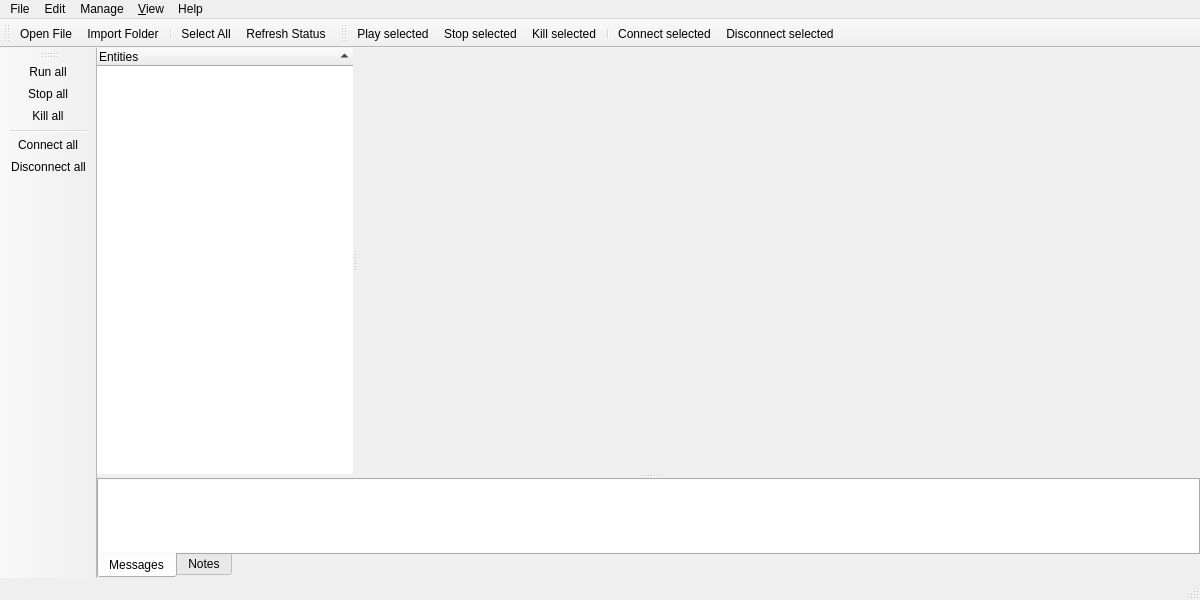
<?xml version="1.0" encoding="UTF-8"?>
<ui version="4.0">
 <class>MainWindow</class>
 <widget class="QMainWindow" name="MainWindow">
  <property name="geometry">
   <rect>
    <x>0</x>
    <y>0</y>
    <width>1200</width>
    <height>600</height>
   </rect>
  </property>
  <property name="windowTitle">
   <string>YARP module manager</string>
  </property>
  <property name="windowIcon">
   <iconset resource="../../yarplogger/res.qrc">
    <normaloff>:/logo.svg</normaloff>:/logo.svg</iconset>
  </property>
  <widget class="QWidget" name="centralWidget">
   <layout class="QGridLayout" name="gridLayout_4">
    <property name="leftMargin">
     <number>0</number>
    </property>
    <property name="topMargin">
     <number>0</number>
    </property>
    <property name="rightMargin">
     <number>0</number>
    </property>
    <property name="bottomMargin">
     <number>0</number>
    </property>
    <item row="0" column="0">
     <widget class="QSplitter" name="splitter">
      <property name="orientation">
       <enum>Qt::Vertical</enum>
      </property>
      <widget class="QWidget" name="mainPanel" native="true">
       <property name="sizePolicy">
        <sizepolicy hsizetype="Expanding" vsizetype="Expanding">
         <horstretch>0</horstretch>
         <verstretch>10</verstretch>
        </sizepolicy>
       </property>
       <layout class="QHBoxLayout" name="horizontalLayout">
        <property name="leftMargin">
         <number>0</number>
        </property>
        <property name="topMargin">
         <number>0</number>
        </property>
        <property name="rightMargin">
         <number>0</number>
        </property>
        <property name="bottomMargin">
         <number>0</number>
        </property>
        <item>
         <widget class="QSplitter" name="splitter_2">
          <property name="orientation">
           <enum>Qt::Horizontal</enum>
          </property>
          <widget class="EntitiesTreeWidget" name="entitiesTree">
           <property name="sizePolicy">
            <sizepolicy hsizetype="Expanding" vsizetype="Expanding">
             <horstretch>0</horstretch>
             <verstretch>0</verstretch>
            </sizepolicy>
           </property>
           <property name="frameShape">
            <enum>QFrame::NoFrame</enum>
           </property>
           <property name="sortingEnabled">
            <bool>true</bool>
           </property>
           <column>
            <property name="text">
             <string>Entities</string>
            </property>
           </column>
          </widget>
          <widget class="QTabWidget" name="mainTabs">
           <property name="sizePolicy">
            <sizepolicy hsizetype="Expanding" vsizetype="Expanding">
             <horstretch>15</horstretch>
             <verstretch>0</verstretch>
            </sizepolicy>
           </property>
           <property name="styleSheet">
            <string notr="true">
              QTabBar::close-button {image: url(:/close22.svg);}
              QTabBar::close-button:hover { border: 2px solid transparent; image: url(:/close22-red.svg); }
              QTabWidget::pane { border: none; }
            </string>
           </property>
           <property name="currentIndex">
            <number>-1</number>
           </property>
           <property name="tabsClosable">
            <bool>true</bool>
           </property>
           <property name="movable">
            <bool>true</bool>
           </property>
          </widget>
         </widget>
        </item>
       </layout>
      </widget>
      <widget class="QWidget" name="bottomPanel" native="true">
       <property name="sizePolicy">
        <sizepolicy hsizetype="Expanding" vsizetype="MinimumExpanding">
         <horstretch>0</horstretch>
         <verstretch>1</verstretch>
        </sizepolicy>
       </property>
       <property name="minimumSize">
        <size>
         <width>0</width>
         <height>100</height>
        </size>
       </property>
       <layout class="QHBoxLayout" name="horizontalLayout_2">
        <property name="leftMargin">
         <number>0</number>
        </property>
        <property name="topMargin">
         <number>0</number>
        </property>
        <property name="rightMargin">
         <number>0</number>
        </property>
        <property name="bottomMargin">
         <number>0</number>
        </property>
        <item>
         <widget class="QTabWidget" name="tabWidget">
          <property name="sizePolicy">
           <sizepolicy hsizetype="Expanding" vsizetype="Expanding">
            <horstretch>0</horstretch>
            <verstretch>0</verstretch>
           </sizepolicy>
          </property>
          <property name="tabPosition">
           <enum>QTabWidget::South</enum>
          </property>
          <property name="currentIndex">
           <number>0</number>
          </property>
          <widget class="QWidget" name="tabMessages">
           <attribute name="title">
            <string>Messages</string>
           </attribute>
           <layout class="QHBoxLayout" name="horizontalLayout_3">
            <property name="leftMargin">
             <number>0</number>
            </property>
            <property name="topMargin">
             <number>0</number>
            </property>
            <property name="rightMargin">
             <number>0</number>
            </property>
            <property name="bottomMargin">
             <number>0</number>
            </property>
            <item>
             <widget class="LogWidget" name="logWidget">
              <property name="contextMenuPolicy">
               <enum>Qt::ActionsContextMenu</enum>
              </property>
              <property name="frameShape">
               <enum>QFrame::NoFrame</enum>
              </property>
              <property name="lineWidth">
               <number>0</number>
              </property>
             </widget>
            </item>
           </layout>
          </widget>
          <widget class="QWidget" name="tabNotes">
           <attribute name="title">
            <string>Notes</string>
           </attribute>
           <layout class="QHBoxLayout" name="horizontalLayout_4">
            <property name="leftMargin">
             <number>0</number>
            </property>
            <property name="topMargin">
             <number>0</number>
            </property>
            <property name="rightMargin">
             <number>0</number>
            </property>
            <property name="bottomMargin">
             <number>0</number>
            </property>
            <item>
             <widget class="QPlainTextEdit" name="notesWidget">
              <property name="frameShape">
               <enum>QFrame::NoFrame</enum>
              </property>
              <property name="plainText">
               <string>&lt;&lt; Yellow Notes &gt;&gt;
</string>
              </property>
             </widget>
            </item>
           </layout>
          </widget>
         </widget>
        </item>
       </layout>
      </widget>
     </widget>
    </item>
   </layout>
  </widget>
  <widget class="QMenuBar" name="menuBar">
   <property name="geometry">
    <rect>
     <x>0</x>
     <y>0</y>
     <width>1200</width>
     <height>22</height>
    </rect>
   </property>
   <property name="nativeMenuBar">
    <bool>true</bool>
   </property>
   <widget class="QMenu" name="menuFile">
    <property name="tearOffEnabled">
     <bool>false</bool>
    </property>
    <property name="title">
     <string>File</string>
    </property>
    <widget class="QMenu" name="menuNew">
     <property name="title">
      <string>New</string>
     </property>
     <addaction name="actionNew_Application"/>
     <addaction name="actionNew_Module"/>
     <addaction name="actionNew_Resource"/>
    </widget>
    <addaction name="menuNew"/>
    <addaction name="actionOpen_File"/>
    <addaction name="actionClose"/>
    <addaction name="separator"/>
    <addaction name="actionSave"/>
    <addaction name="actionSave_As"/>
    <addaction name="separator"/>
    <addaction name="actionImport_Files"/>
    <addaction name="separator"/>
    <addaction name="actionQuit"/>
   </widget>
   <widget class="QMenu" name="menuEdit">
    <property name="title">
     <string>Edit</string>
    </property>
    <addaction name="actionSelect_All"/>
    <addaction name="actionExport_Graph"/>
   </widget>
   <widget class="QMenu" name="menuManage">
    <property name="title">
     <string>Manage</string>
    </property>
    <addaction name="actionRun_all"/>
    <addaction name="actionStop_all"/>
    <addaction name="actionKill_all"/>
    <addaction name="separator"/>
    <addaction name="actionConnect_all"/>
    <addaction name="actionDisconnect_all"/>
    <addaction name="separator"/>
    <addaction name="actionRefresh_Status"/>
    <addaction name="separator"/>
    <addaction name="actionRun"/>
    <addaction name="actionStop"/>
    <addaction name="actionKill"/>
    <addaction name="separator"/>
    <addaction name="actionConnect"/>
    <addaction name="actionDisconnect"/>
   </widget>
   <widget class="QMenu" name="menuHelp">
    <property name="title">
     <string>Help</string>
    </property>
    <addaction name="actionHelp"/>
    <addaction name="actionAbout"/>
   </widget>
   <widget class="QMenu" name="menu_View">
    <property name="title">
     <string>&amp;View</string>
    </property>
    <addaction name="action_Builder_Window"/>
    <addaction name="action_Manager_Window"/>
   </widget>
   <addaction name="menuFile"/>
   <addaction name="menuEdit"/>
   <addaction name="menuManage"/>
   <addaction name="menu_View"/>
   <addaction name="menuHelp"/>
  </widget>
  <widget class="QToolBar" name="mainToolBar">
   <property name="windowTitle">
    <string>Main Toolbar</string>
   </property>
   <property name="movable">
    <bool>true</bool>
   </property>
   <attribute name="toolBarArea">
    <enum>TopToolBarArea</enum>
   </attribute>
   <attribute name="toolBarBreak">
    <bool>false</bool>
   </attribute>
   <addaction name="actionOpen_File"/>
   <addaction name="actionImport_Files"/>
   <addaction name="separator"/>
   <addaction name="actionSelect_All"/>
   <addaction name="actionRefresh_Status"/>
  </widget>
  <widget class="QStatusBar" name="statusBar"/>
  <widget class="QToolBar" name="applicationActionToolBar">
   <property name="windowTitle">
    <string>Application Action Toolbar</string>
   </property>
   <property name="movable">
    <bool>true</bool>
   </property>
   <attribute name="toolBarArea">
    <enum>LeftToolBarArea</enum>
   </attribute>
   <attribute name="toolBarBreak">
    <bool>false</bool>
   </attribute>
   <addaction name="actionRun_all"/>
   <addaction name="actionStop_all"/>
   <addaction name="actionKill_all"/>
   <addaction name="separator"/>
   <addaction name="actionConnect_all"/>
   <addaction name="actionDisconnect_all"/>
  </widget>
  <widget class="QToolBar" name="selectionActionToolBar">
   <property name="windowTitle">
    <string>Selection Action Toolbar</string>
   </property>
   <property name="movable">
    <bool>true</bool>
   </property>
   <attribute name="toolBarArea">
    <enum>TopToolBarArea</enum>
   </attribute>
   <attribute name="toolBarBreak">
    <bool>false</bool>
   </attribute>
   <addaction name="actionRun"/>
   <addaction name="actionStop"/>
   <addaction name="actionKill"/>
   <addaction name="separator"/>
   <addaction name="actionConnect"/>
   <addaction name="actionDisconnect"/>
  </widget>
  <action name="actionNew_Application">
   <property name="icon">
    <iconset resource="../res.qrc">
     <normaloff>:/run22.svg</normaloff>:/run22.svg</iconset>
   </property>
   <property name="text">
    <string>New Application</string>
   </property>
  </action>
  <action name="actionNew_Module">
   <property name="icon">
    <iconset resource="../res.qrc">
     <normaloff>:/module22.svg</normaloff>:/module22.svg</iconset>
   </property>
   <property name="text">
    <string>New Module</string>
   </property>
  </action>
  <action name="actionNew_Resource">
   <property name="icon">
    <iconset resource="../res.qrc">
     <normaloff>:/computer22.svg</normaloff>:/computer22.svg</iconset>
   </property>
   <property name="text">
    <string>New Resource</string>
   </property>
  </action>
  <action name="actionOpen_File">
   <property name="icon">
    <iconset resource="../res.qrc">
     <normaloff>:/file-new.svg</normaloff>:/file-new.svg</iconset>
   </property>
   <property name="text">
    <string>Open File</string>
   </property>
   <property name="shortcut">
    <string>Ctrl+O</string>
   </property>
  </action>
  <action name="actionClose">
   <property name="icon">
    <iconset resource="../../yarpdataplayer/src/RC/res.qrc">
     <normaloff>:/close.svg</normaloff>:/close.svg</iconset>
   </property>
   <property name="text">
    <string>Close</string>
   </property>
   <property name="shortcut">
    <string>Ctrl+E</string>
   </property>
  </action>
  <action name="actionSave">
   <property name="enabled">
    <bool>false</bool>
   </property>
   <property name="icon">
    <iconset resource="../res.qrc">
     <normaloff>:/file-save.svg</normaloff>:/file-save.svg</iconset>
   </property>
   <property name="text">
    <string>Save</string>
   </property>
   <property name="shortcut">
    <string>Ctrl+S</string>
   </property>
  </action>
  <action name="actionSave_As">
   <property name="enabled">
    <bool>false</bool>
   </property>
   <property name="icon">
    <iconset resource="../res.qrc">
     <normaloff>:/file-save.svg</normaloff>:/file-save.svg</iconset>
   </property>
   <property name="text">
    <string>Save As</string>
   </property>
   <property name="shortcut">
    <string>Ctrl+Shift+S</string>
   </property>
  </action>
  <action name="actionImport_Files">
   <property name="icon">
    <iconset resource="../../yarpdataplayer/src/RC/res.qrc">
     <normaloff>:/folder-new.svg</normaloff>:/folder-new.svg</iconset>
   </property>
   <property name="text">
    <string>Import Folder</string>
   </property>
  </action>
  <action name="actionQuit">
   <property name="icon">
    <iconset resource="../../yarpdataplayer/src/RC/res.qrc">
     <normaloff>:/close.svg</normaloff>:/close.svg</iconset>
   </property>
   <property name="text">
    <string>Quit</string>
   </property>
   <property name="shortcut">
    <string>Ctrl+Q</string>
   </property>
  </action>
  <action name="actionSelect_All">
   <property name="icon">
    <iconset resource="../res.qrc">
     <normaloff>:/select-all.svg</normaloff>:/select-all.svg</iconset>
   </property>
   <property name="text">
    <string>Select All</string>
   </property>
  </action>
  <action name="actionExport_Graph">
   <property name="icon">
    <iconset resource="../res.qrc">
     <normaloff>:/uml-app.svg</normaloff>:/uml-app.svg</iconset>
   </property>
   <property name="text">
    <string>Export Graph...</string>
   </property>
  </action>
  <action name="actionRun_all">
   <property name="icon">
    <iconset resource="../res.qrc">
     <normaloff>:/play_all.svg</normaloff>:/play_all.svg</iconset>
   </property>
   <property name="text">
    <string>Run all</string>
   </property>
   <property name="toolTip">
    <string>Run all</string>
   </property>
  </action>
  <action name="actionStop_all">
   <property name="icon">
    <iconset resource="../res.qrc">
     <normaloff>:/stop_all.svg</normaloff>:/stop_all.svg</iconset>
   </property>
   <property name="text">
    <string>Stop all</string>
   </property>
   <property name="toolTip">
    <string>Stop all</string>
   </property>
  </action>
  <action name="actionKill_all">
   <property name="icon">
    <iconset resource="../res.qrc">
     <normaloff>:/kill_all.svg</normaloff>:/kill_all.svg</iconset>
   </property>
   <property name="text">
    <string>Kill all</string>
   </property>
   <property name="toolTip">
    <string>Kill all</string>
   </property>
  </action>
  <action name="actionConnect_all">
   <property name="icon">
    <iconset resource="../res.qrc">
     <normaloff>:/connect_all.svg</normaloff>:/connect_all.svg</iconset>
   </property>
   <property name="text">
    <string>Connect all</string>
   </property>
   <property name="toolTip">
    <string>Connect all</string>
   </property>
  </action>
  <action name="actionDisconnect_all">
   <property name="icon">
    <iconset resource="../res.qrc">
     <normaloff>:/disconnect_all.svg</normaloff>:/disconnect_all.svg</iconset>
   </property>
   <property name="text">
    <string>Disconnect all</string>
   </property>
   <property name="toolTip">
    <string>Disconnect all</string>
   </property>
  </action>
  <action name="actionRefresh_Status">
   <property name="icon">
    <iconset resource="../res.qrc">
     <normaloff>:/refresh.svg</normaloff>:/refresh.svg</iconset>
   </property>
   <property name="text">
    <string>Refresh Status</string>
   </property>
   <property name="shortcut">
    <string>F5</string>
   </property>
  </action>
  <action name="actionHelp">
   <property name="icon">
    <iconset resource="../res.qrc">
     <normaloff>:/help.svg</normaloff>:/help.svg</iconset>
   </property>
   <property name="text">
    <string>Help</string>
   </property>
  </action>
  <action name="actionAbout">
   <property name="icon">
    <iconset resource="../res.qrc">
     <normaloff>:/info.svg</normaloff>:/info.svg</iconset>
   </property>
   <property name="text">
    <string>About</string>
   </property>
  </action>
  <action name="action_Builder_Window">
   <property name="checkable">
    <bool>true</bool>
   </property>
   <property name="text">
    <string>&amp;Builder Window</string>
   </property>
  </action>
  <action name="action_Manager_Window">
   <property name="checkable">
    <bool>true</bool>
   </property>
   <property name="text">
    <string>&amp;Manager Window</string>
   </property>
  </action>
  <action name="actionRun">
   <property name="icon">
    <iconset resource="../../yarpdataplayer/src/RC/res.qrc">
     <normaloff>:/play.svg</normaloff>:/play.svg</iconset>
   </property>
   <property name="text">
    <string>Play selected</string>
   </property>
   <property name="toolTip">
    <string>Run selected</string>
   </property>
  </action>
  <action name="actionStop">
   <property name="icon">
    <iconset resource="../../yarpdataplayer/src/RC/res.qrc">
     <normaloff>:/stop.svg</normaloff>:/stop.svg</iconset>
   </property>
   <property name="text">
    <string>Stop selected</string>
   </property>
   <property name="toolTip">
    <string>Stop selected</string>
   </property>
  </action>
  <action name="actionConnect">
   <property name="icon">
    <iconset resource="../res.qrc">
     <normaloff>:/connect.svg</normaloff>:/connect.svg</iconset>
   </property>
   <property name="text">
    <string>Connect selected</string>
   </property>
   <property name="toolTip">
    <string>Connect selected</string>
   </property>
  </action>
  <action name="actionDisconnect">
   <property name="icon">
    <iconset resource="../res.qrc">
     <normaloff>:/disconnect.svg</normaloff>:/disconnect.svg</iconset>
   </property>
   <property name="text">
    <string>Disconnect selected</string>
   </property>
   <property name="toolTip">
    <string>Disconnect selected</string>
   </property>
  </action>
  <action name="actionKill">
   <property name="icon">
    <iconset resource="../res.qrc">
     <normaloff>:/kill.svg</normaloff>:/kill.svg</iconset>
   </property>
   <property name="text">
    <string>Kill selected</string>
   </property>
   <property name="toolTip">
    <string>Kill selected</string>
   </property>
  </action>
 </widget>
 <layoutdefault spacing="6" margin="11"/>
 <customwidgets>
  <customwidget>
   <class>EntitiesTreeWidget</class>
   <extends>QTreeWidget</extends>
   <header>entitiestreewidget.h</header>
  </customwidget>
  <customwidget>
   <class>LogWidget</class>
   <extends>QListWidget</extends>
   <header>logwidget.h</header>
  </customwidget>
 </customwidgets>
 <resources>
  <include location="../../yarpdataplayer/src/RC/res.qrc"/>
  <include location="../../yarplogger/res.qrc"/>
  <include location="../res.qrc"/>
 </resources>
 <connections/>
</ui>
